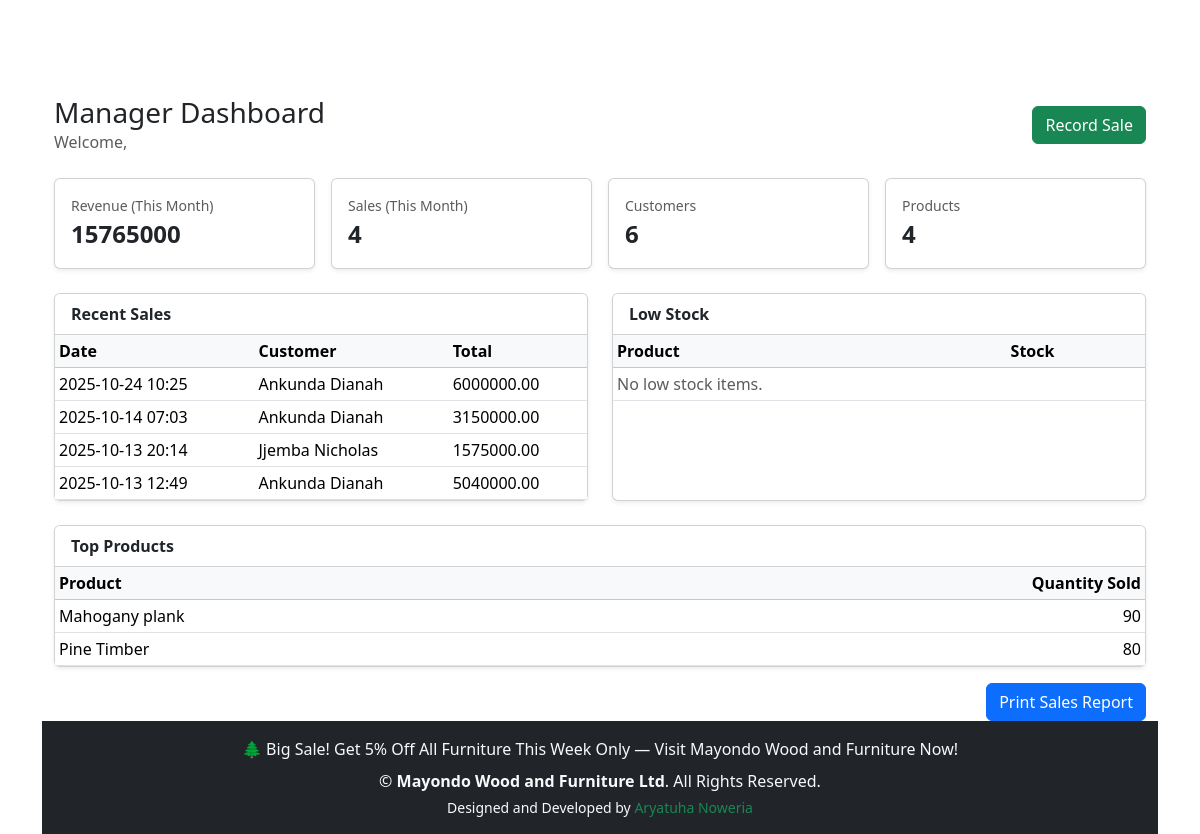
Page /dashboard/manager/ on the committed database.
### sales/models.py (models this page shows, shortened)
class Sale(models.Model):
    PAYMENT_CHOICES = [
        ('cash', 'Cash'),
        ('cheque', 'Cheque'),
        ('overdraft', 'Bank Overdraft'),
    ]
    customer = models.ForeignKey(Customer, on_delete=models.SET_NULL, null=True)
    product = models.ForeignKey(Product, on_delete=models.CASCADE)
    quantity = models.PositiveIntegerField()
    unit_price = models.DecimalField(max_digits=10, decimal_places=2)
    sales_agent = models.ForeignKey(settings.AUTH_USER_MODEL, on_delete=models.SET_NULL, null=True)
    transport_included = models.BooleanField(default=False)
    transport_charge = models.DecimalField(max_digits=10, decimal_places=2, default=0.00)
    payment_type = models.CharField(max_length=20, choices=PAYMENT_CHOICES)
    total_amount_paid = models.DecimalField(max_digits=10, decimal_places=2, default=0)
    receipt_number = models.CharField(max_length=50, unique=True)
    date = models.DateTimeField(auto_now_add=True)

### customers/models.py (models this page shows, shortened)
class Customer(models.Model):
    name = models.CharField(max_length=100)
    company_name = models.CharField(max_length=100, blank=True)
    phone = models.CharField(max_length=20)
    email = models.EmailField(blank=True)
    address = models.TextField()
    created_at = models.DateField(auto_now_add=True)

### products/models.py (models this page shows, shortened)
class Product(models.Model):
    WOOD = 'wood'
    FURNITURE = 'furniture'
    PRODUCT_TYPE_CHOICES = [
        (WOOD, 'Wood'),
        (FURNITURE, 'Furniture'),
    ]
    name = models.CharField(max_length=100)
    type = models.CharField(max_length=20, choices=PRODUCT_TYPE_CHOICES)
    category = models.CharField(max_length=50)  # e.g., sofa, timber
    description = models.TextField(blank=True)
    color = models.CharField(max_length=30, blank=True, null=True)
    measurements = models.CharField(max_length=100, blank=True, null=True)
    quality = models.CharField(max_length=50)
    product_price = models.DecimalField(max_digits=10, decimal_places=2)
    cost_price = models.DecimalField(max_digits=10, decimal_places=2)
    current_stock = models.PositiveIntegerField(default=0)
    date_added = models.DateField(auto_now_add=True)

### users/views.py (the view)
# urls.py: path('dashboard/manager/', views.manager_dashboard, name='manager_dashboard'),
def manager_dashboard(request):
    now = timezone.now()
    start_of_month = now.replace(day=1, hour=0, minute=0, second=0, microsecond=0)
    total_revenue = Sale.objects.filter(date__gte=start_of_month).aggregate(
        total=Sum('total_amount_paid')
    )['total'] or 0
    total_sales = Sale.objects.filter(date__gte=start_of_month).count()
    total_customers = Customer.objects.count()
    total_products = Product.objects.count()
    recent_sales = Sale.objects.select_related('customer').order_by('-date')[:5]
    low_stock = Product.objects.filter(current_stock__lte=5).order_by('current_stock')[:5]
    top_products = (
        Sale.objects.values('product__name')
        .annotate(quantity_sold=Sum('quantity'))
        .order_by('-quantity_sold')[:5]
    )
    context = {
        'kpi_total_revenue': total_revenue,
        'kpi_total_sales': total_sales,
        'kpi_total_customers': total_customers,
        'kpi_total_products': total_products,
        'recent_sales': recent_sales,
        'low_stock': low_stock,
        'top_products': top_products,
        'hide_navbar': True,
    }
    return render(request, 'manager_dashboard.html', context)

### users/templates/manager_dashboard.html (shortened to what this page needs)
{% extends 'base.html' %}
{% load static %}
{% block content %}
<div class="container mt-4">
  <div class="d-flex justify-content-between align-items-center mb-4">
    <div>
      <h3 class="mb-0">Manager Dashboard</h3>
      <div class="text-muted">Welcome, {{ user.username }}</div>
    </div>
    <div>
      <a href="{% url 'create_sale' %}" class="btn btn-success">Record Sale</a>
    </div>
  </div>
  <div class="row g-3 mb-4">
    <div class="col-md-3">
      <div class="card shadow-sm h-100">
        <div class="card-body">
          <div class="text-muted small">Revenue (This Month)</div>
          <div class="fs-4 fw-bold">{{ kpi_total_revenue }}</div>
        </div>
      </div>
    </div>
    <div class="col-md-3">
      <div class="card shadow-sm h-100">
        <div class="card-body">
          <div class="text-muted small">Sales (This Month)</div>
          <div class="fs-4 fw-bold">{{ kpi_total_sales }}</div>
        </div>
      </div>
    </div>
    <div class="col-md-3">
      <div class="card shadow-sm h-100">
        <div class="card-body">
          <div class="text-muted small">Customers</div>
          <div class="fs-4 fw-bold">{{ kpi_total_customers }}</div>
        </div>
      </div>
    </div>
    <div class="col-md-3">
      <div class="card shadow-sm h-100">
        <div class="card-body">
          <div class="text-muted small">Products</div>
          <div class="fs-4 fw-bold">{{ kpi_total_products }}</div>
        </div>
      </div>
    </div>
  </div>
  <div id="sales-report">
    <div class="row g-4">
      <div class="col-lg-6">
        <div class="card shadow-sm h-100">
          <div class="card-header bg-white"><strong>Recent Sales</strong></div>
          <div class="card-body p-0">
            <div class="table-responsive">
              <table class="table table-sm align-middle mb-0">
                <thead class="table-light">
                  <tr>
                    <th>Date</th>
                    <th>Customer</th>
                    <th>Total</th>
                  </tr>
                </thead>
                <tbody>
                  {% for s in recent_sales %}
                  <tr>
                    <td>{{ s.date|date:"Y-m-d H:i" }}</td>
                    <td>{{ s.customer.name }}</td>
                    <td>{{ s.total_amount_paid }}</td>
                  </tr>
                  {% empty %}
                  <tr><td colspan="3" class="text-muted">No recent sales.</td></tr>
                  {% endfor %}
                </tbody>
              </table>
            </div>
          </div>
        </div>
      </div>
      <div class="col-lg-6">
        <div class="card shadow-sm h-100">
          <div class="card-header bg-white"><strong>Low Stock</strong></div>
          <div class="card-body p-0">
            <div class="table-responsive">
              <table class="table table-sm align-middle mb-0">
                <thead class="table-light">
                  <tr>
                    <th>Product</th>
                    <th class="text-center">Stock</th>
                  </tr>
                </thead>
                <tbody>
                  {% for p in low_stock %}
                  <tr>
                    <td>{{ p.name }}</td>
                    <td class="text-center">{{ p.current_stock }}</td>
                  </tr>
                  {% empty %}
                  <tr><td colspan="2" class="text-muted">No low stock items.</td></tr>
                  {% endfor %}
                </tbody>
              </table>
            </div>
          </div>
        </div>
      </div>
    </div>
    <div class="card shadow-sm mt-4">
      <div class="card-header bg-white"><strong>Top Products</strong></div>
      <div class="card-body p-0">
        <div class="table-responsive">
          <table class="table table-sm align-middle mb-0">
            <thead class="table-light">
              <tr>
                <th>Product</th>
                <th class="text-end">Quantity Sold</th>
              </tr>
            </thead>
            <tbody>
              {% for tp in top_products %}
              <tr>
                <td>{{ tp.product__name }}</td>
                <td class="text-end">{{ tp.quantity_sold }}</td>
              </tr>
              {% empty %}
              <tr><td colspan="2" class="text-muted">No sales data yet.</td></tr>
              {% endfor %}
            </tbody>
          </table>
        </div>
      </div>
    </div>
  </div>
  <div class="mt-3 text-end">
    <button class="btn btn-primary" onclick="printSalesReport()">Print Sales Report</button>
  </div>
</div>
<footer class="footer mt-auto py-3 bg-dark text-light">
  <div class="container text-center">
    <marquee behavior="scroll" direction="left" scrollamount="5" class="mb-2">
      🌲 Big Sale! Get 5% Off All Furniture This Week Only — Visit Mayondo Wood and Furniture Now!
    </marquee>
    <p class="mb-1">
      &copy; {{ now|date:"Y" }} <strong>Mayondo Wood and Furniture Ltd</strong>. All Rights Reserved.
    </p>
    <p class="small mb-0">
      Designed and Developed by <a href="#" class="text-success text-decoration-none">Aryatuha Noweria</a>
    </p>
  </div>
</footer>
{% endblock %}

### rows in the picture
Sale: date "2025-10-24 10:25", customer.name "Ankunda Dianah", total_amount_paid "6000000.00"
Sale: date "2025-10-14 07:03", customer.name "Ankunda Dianah", total_amount_paid "3150000.00"
Sale: date "2025-10-13 20:14", customer.name "Jjemba Nicholas", total_amount_paid "1575000.00"
Sale: date "2025-10-13 12:49", customer.name "Ankunda Dianah", total_amount_paid "5040000.00"
Product: product__name "Mahogany plank", quantity_sold "90"
Product: product__name "Pine Timber", quantity_sold "80"

### other values in the picture
{{ kpi_total_revenue }} "15765000"
{{ kpi_total_sales }} "4"
{{ kpi_total_customers }} "6"
{{ kpi_total_products }} "4"
